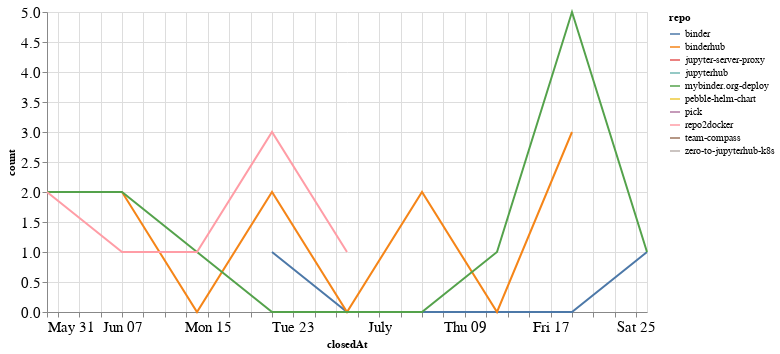

This figure's notebook cell:
### Code cell
closed_by_time = closed_by.groupby('repo').resample('W', on='closedAt').count()['author'].reset_index()
closed_by_time = closed_by_time.rename(columns={'author': 'count'})

alt.Chart(closed_by_time, width=600).mark_line().encode(
    x='closedAt',
    y='count',
    color='repo',
    tooltip="repo"
)

### Figure 1 — Vega-Lite specification as saved in the notebook (floating-point values rounded to 4 significant figures)
{"config": {"axisLeft": {"labelFontSize": 15}, "axisBottom": {"labelFontSize": 15}}, "data": {"name": "data-cf080e87556cf48304c2b5079eb4610c"}, "mark": "line", "encoding": {"color": {"type": "nominal", "field": "repo"}, "tooltip": {"type": "nominal", "field": "repo"}, "x": {"type": "temporal", "field": "closedAt"}, "y": {"type": "quantitative", "field": "count"}}, "width": 600, "$schema": "https://vega.github.io/schema/vega-lite/v4.8.1.json", "datasets": {"data-cf080e87556cf48304c2b5079eb4610c": [{"repo": "binder", "closedAt": "2020-06-21T00:00:00", "count": 1}, {"repo": "binder", "closedAt": "2020-06-28T00:00:00", "count": 0}, {"repo": "binder", "closedAt": "2020-07-05T00:00:00", "count": 0}, {"repo": "binder", "closedAt": "2020-07-12T00:00:00", "count": 0}, {"repo": "binder", "closedAt": "2020-07-19T00:00:00", "count": 0}, {"repo": "binder", "closedAt": "2020-07-26T00:00:00", "count": 1}, {"repo": "binderhub", "closedAt": "2020-06-07T00:00:00", "count": 2}, {"repo": "binderhub", "closedAt": "2020-06-14T00:00:00", "count": 0}, {"repo": "binderhub", "closedAt": "2020-06-21T00:00:00", "count": 2}, {"repo": "binderhub", "closedAt": "2020-06-28T00:00:00", "count": 0}, {"repo": "binderhub", "closedAt": "2020-07-05T00:00:00", "count": 2}, {"repo": "binderhub", "closedAt": "2020-07-12T00:00:00", "count": 0}, {"repo": "binderhub", "closedAt": "2020-07-19T00:00:00", "count": 3}, {"repo": "jupyter-server-proxy", "closedAt": "2020-06-14T00:00:00", "count": 1}, {"repo": "jupyterhub", "closedAt": "2020-06-07T00:00:00", "count": 1}, {"repo": "mybinder.org-deploy", "closedAt": "2020-05-31T00:00:00", "count": 2}, {"repo": "mybinder.org-deploy", "closedAt": "2020-06-07T00:00:00", "count": 2}, {"repo": "mybinder.org-deploy", "closedAt": "2020-06-14T00:00:00", "count": 1}, {"repo": "mybinder.org-deploy", "closedAt": "2020-06-21T00:00:00", "count": 0}, {"repo": "mybinder.org-deploy", "closedAt": "2020-06-28T00:00:00", "count": 0}, {"repo": "mybinder.org-deploy", "closedAt": "2020-07-05T00:00:00", "count": 0}, {"repo": "mybinder.org-deploy", "closedAt": "2020-07-12T00:00:00", "count": 1}, {"repo": "mybinder.org-deploy", "closedAt": "2020-07-19T00:00:00", "count": 5}, {"repo": "mybinder.org-deploy", "closedAt": "2020-07-26T00:00:00", "count": 1}, {"repo": "pebble-helm-chart", "closedAt": "2020-06-07T00:00:00", "count": 1}, {"repo": "pick", "closedAt": "2020-06-14T00:00:00", "count": 1}, {"repo": "repo2docker", "closedAt": "2020-05-31T00:00:00", "count": 2}, {"repo": "repo2docker", "closedAt": "2020-06-07T00:00:00", "count": 1}, {"repo": "repo2docker", "closedAt": "2020-06-14T00:00:00", "count": 1}, {"repo": "repo2docker", "closedAt": "2020-06-21T00:00:00", "count": 3}, {"repo": "repo2docker", "closedAt": "2020-06-28T00:00:00", "count": 1}, {"repo": "team-compass", "closedAt": "2020-06-28T00:00:00", "count": 1}, {"repo": "zero-to-jupyterhub-k8s", "closedAt": "2020-07-26T00:00:00", "count": 1}]}}
